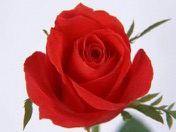
#> input picture 5-大三上/数字图像处理/exp.4/assert/fig3.jpg, 176 x 132 px
$ python 4-HSI-equ.py
#> lines starting #> are read from the running program, lines starting #| are printed output that depends on the picture
import cv2
import numpy as np
from matplotlib import pyplot as plt
import seaborn as sb

sb.set()
sb.set_style("whitegrid")

plt.rcParams["figure.dpi"] = 320


def hist(target, title):
    hist, bins = np.histogram(target.flatten(), 256, [0, 256])

    cdf = hist.cumsum()
    cdf_normalized = cdf * hist.max() / cdf.max()

    plt.plot(cdf_normalized, color="b", label="Histogram")
    plt.hist(target.flatten(), 256, [0, 256], color="r", label="CDF")

    plt.xlim([0, 256])
    plt.legend()
    plt.title(title)
    plt.show()


if __name__ == '__main__':
    img = cv2.imread("../assert/fig3.jpg")
#> img is the input picture: shape (132, 176, 3); mean B, G, R 124.2, 121.9, 194.7

    # HLS为HSI的分段定义法
    hls_img = cv2.cvtColor(img, cv2.COLOR_BGR2HLS)
#> hls_img: shape (132, 176, 3); mean of channels 0, 1, 2 84.7, 159.3, 148.3

    row1 = np.copy(img)
    row2 = np.hstack([hls_img[:, :, i] for i in range(0, 3)])
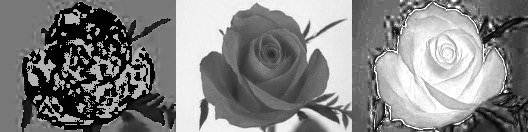
#> row2: shape (132, 528); min 0, max 255, mean 130.8

    hls_img[:, :, 2] = cv2.equalizeHist(hls_img[:, :, 2])
#> hls_img: shape (132, 176, 3); mean of channels 0, 1, 2 84.7, 159.3, 129.1
    res = cv2.cvtColor(hls_img, cv2.COLOR_HLS2BGR)

    row1 = np.hstack((row1, res))
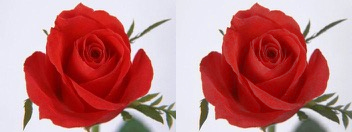
#> row1: shape (132, 352, 3); mean B, G, R 126.1, 123.9, 193
    row1 = np.hstack((row1, cv2.cvtColor(hls_img[:, :, 2], cv2.COLOR_GRAY2BGR)))
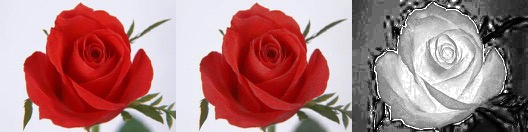
#> row1: shape (132, 528, 3); mean B, G, R 127.1, 125.6, 171.7

    # cv2.imshow("1", row1)
    # cv2.imshow("2", row2)

    pic = np.vstack((row1, cv2.cvtColor(row2, cv2.COLOR_GRAY2BGR)))
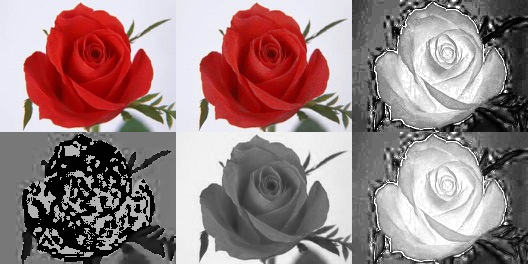
#> pic: shape (264, 528, 3); mean B, G, R 128.9, 128.2, 151.2

    cv2.imshow("RES", pic)

    # hist(img, "hist for origin")
    # hist(res, "hist for post")

    rgb_equ = np.zeros_like(img)

    for i in range(0, 3):
        rgb_equ[:, :, i] = cv2.equalizeHist(img[:, :, i])
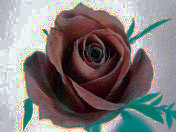
#> rgb_equ: shape (132, 176, 3); mean B, G, R 125.3, 125.6, 129.6

    print(rgb_equ.shape)
#| (132, 176, 3)

    cv2.imshow("RGB-equ", rgb_equ)

    cv2.waitKey(0)
    cv2.destroyAllWindows()

$ run again, with 5-大三上/数字图像处理/exp.4/assert/fig1.jpg copied over 5-大三上/数字图像处理/exp.4/assert/fig3.jpg
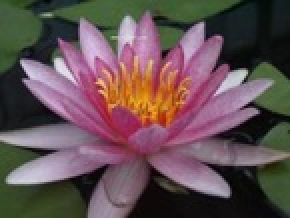
#> input picture 5-大三上/数字图像处理/exp.4/assert/fig1.jpg, 145 x 109 px (shown 2 times larger)
#> img is the input picture: shape (109, 145, 3); mean B, G, R 83.2, 80.7, 100.7
#> `pic = np.vstack((row1, cv2.cvtColor(row2, cv2.COLOR_GRAY2BGR)))`:
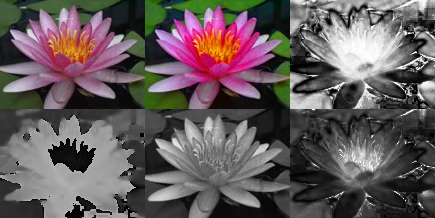
#> pic: shape (218, 435, 3); mean B, G, R 91.3, 89.7, 99.6
#> after the loop `for i in range(0, 3):`:
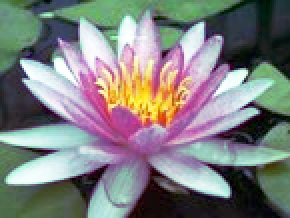
#> rgb_equ: shape (109, 145, 3) (shown 2 times larger); mean B, G, R 128.1, 128.3, 128.1
#| (109, 145, 3)

$ run again, with 5-大三上/数字图像处理/exp.4/assert/fig2.jpg copied over 5-大三上/数字图像处理/exp.4/assert/fig3.jpg
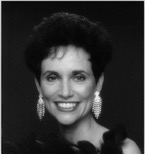
#> input picture 5-大三上/数字图像处理/exp.4/assert/fig2.jpg, 145 x 154 px
#> img is the input picture: shape (154, 145, 3); min 4, max 243, mean 49.2
#> hls_img: shape (154, 145, 3); mean of channels 0, 1, 2 0, 49.2, 0
#> `pic = np.vstack((row1, cv2.cvtColor(row2, cv2.COLOR_GRAY2BGR)))`:
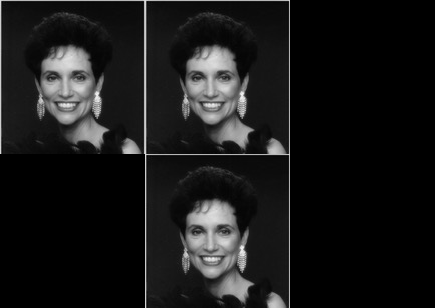
#> pic: shape (308, 435, 3); min 0, max 243, mean 24.6
#> after the loop `for i in range(0, 3):`:
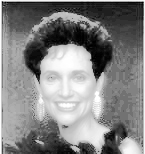
#> rgb_equ: shape (154, 145, 3); min 0, max 255, mean 131
#| (154, 145, 3)

$ run again, with 5-大三上/数字图像处理/exp.4/assert/fig4.jpg copied over 5-大三上/数字图像处理/exp.4/assert/fig3.jpg
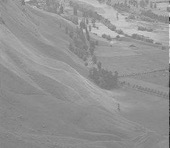
#> input picture 5-大三上/数字图像处理/exp.4/assert/fig4.jpg, 170 x 148 px
#> img is the input picture: shape (148, 170, 3); min 33, max 220, mean 147.6
#> hls_img: shape (148, 170, 3); mean of channels 0, 1, 2 0, 147.6, 0
#> `pic = np.vstack((row1, cv2.cvtColor(row2, cv2.COLOR_GRAY2BGR)))`:
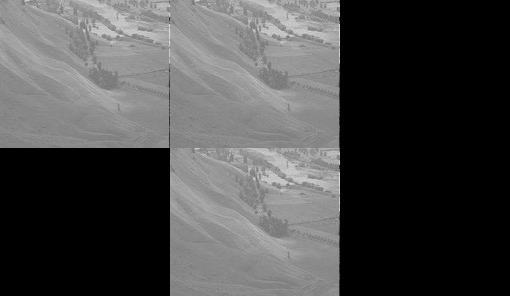
#> pic: shape (296, 510, 3); min 0, max 220, mean 73.8
#> after the loop `for i in range(0, 3):`:
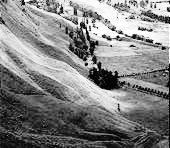
#> rgb_equ: shape (148, 170, 3); min 0, max 255, mean 130.5
#| (148, 170, 3)
